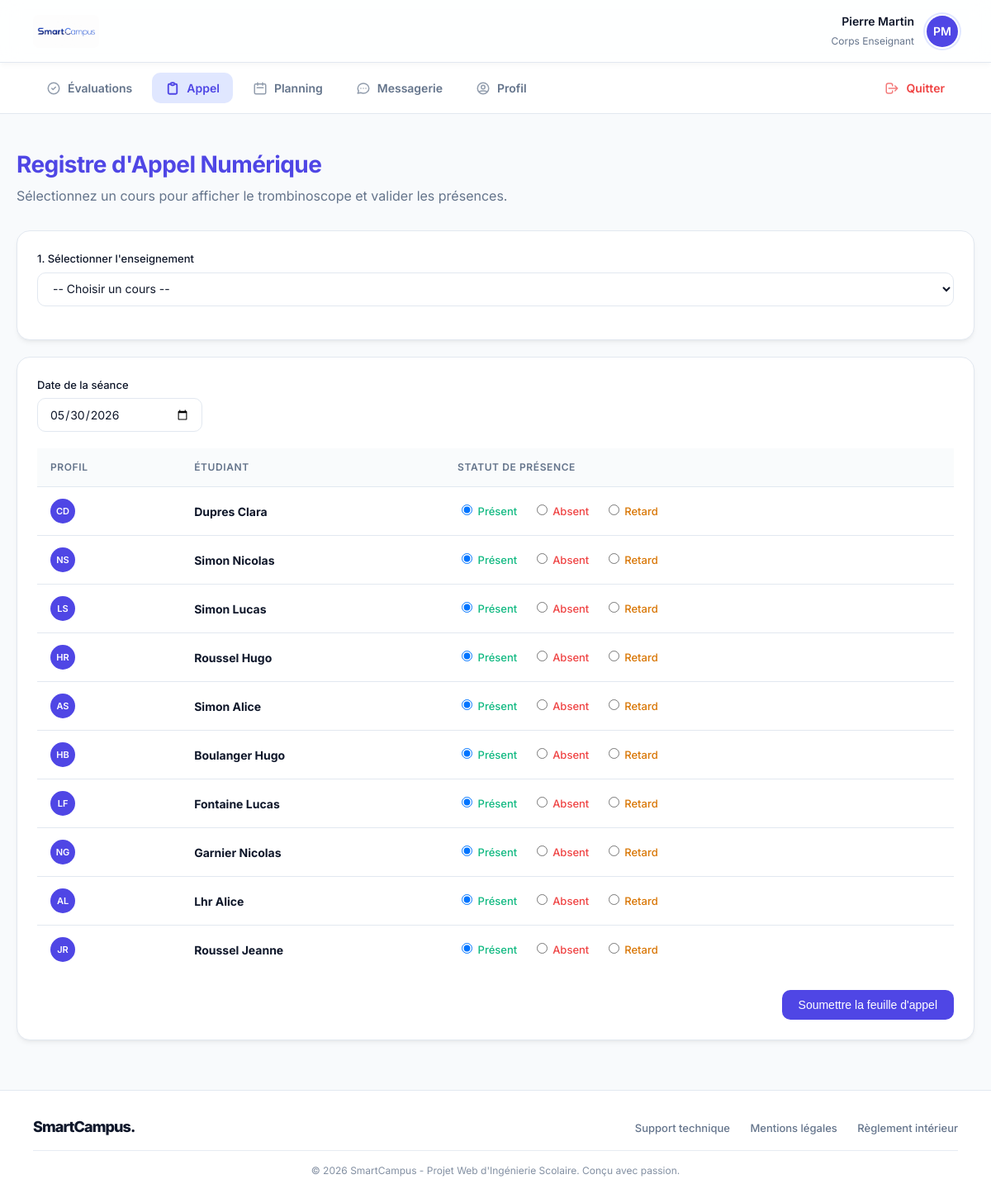
The app's page /faire_appel.php?cours_id=36 (signed in), older data.
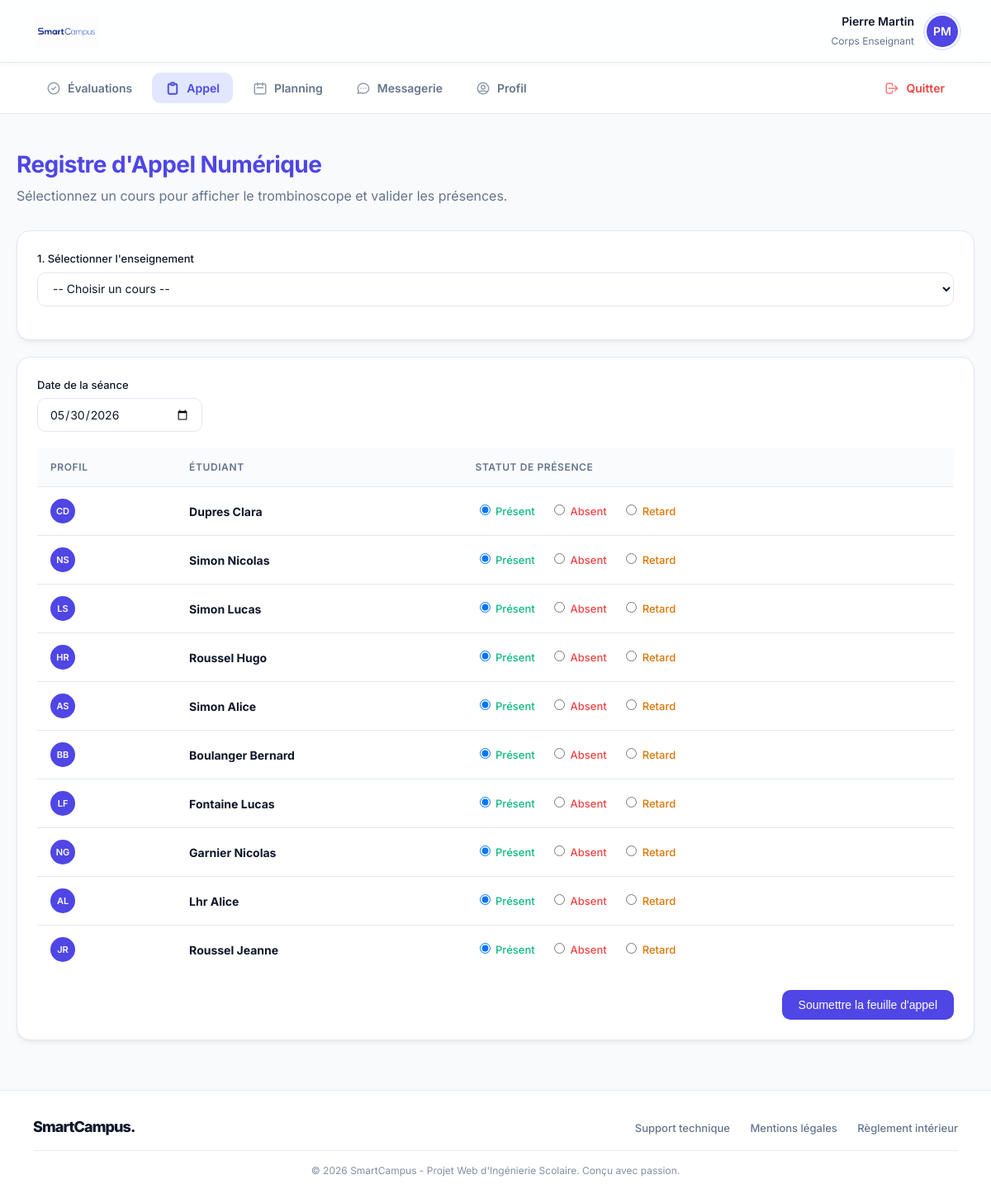
The same page, newer data.
### tables this page shows
CREATE TABLE utilisateurs (
        id INTEGER PRIMARY KEY AUTOINCREMENT,
        prenom TEXT NOT NULL,
        nom TEXT NOT NULL,
        email TEXT UNIQUE NOT NULL,
        role TEXT CHECK(role IN ('etudiant', 'professeur', 'administrateur')) NOT NULL,
        mot_de_passe_hash TEXT NOT NULL,
        statut_compte TEXT DEFAULT 'actif',
        groupe_id INTEGER,
        FOREIGN KEY(groupe_id) REFERENCES groupes(id) ON DELETE SET NULL
    );

### faire_appel.php (the view, shortened to what this page needs)
<?php
require_once 'db.php';
$c_sel = isset($_GET['cours_id']) ? intval($_GET['cours_id']) : null;
$eleves = [];
if ($c_sel) {
    $stmt_e = $db->prepare("SELECT id, nom, prenom FROM utilisateurs WHERE role = 'etudiant' AND groupe_id = (SELECT groupe_id FROM cours WHERE id = ?)");
    $stmt_e->execute([$c_sel]);
    $eleves = $stmt_e->fetchAll();
}
?>
<!DOCTYPE html>
<html lang="fr">
<head>
    <link rel="stylesheet" href="style.css">
</head>
<body>
    <?php include 'menu.php'; ?>
    <div class="container">
        <div style="margin-bottom: 30px;">
            <h1 style="color:var(--primary);">Registre d'Appel Numérique</h1>
            <p style="color:var(--text-muted); margin:0;">Sélectionnez un cours pour afficher le trombinoscope et valider les présences.</p>
        </div>
        <div class="card" style="margin-bottom:20px;">
            <form method="GET">
                <label>1. Sélectionner l'enseignement</label>
                <select name="cours_id" required onchange="this.form.submit()">
                    <option value="">-- Choisir un cours --</option>
                </select>
            </form>
        </div>
        <?php if($c_sel && !empty($eleves)): ?>
            <div class="card">
                <form method="POST">
                    <label>Date de la séance</label>
                    <input type="date" name="date_cours" value="<?= date('Y-m-d') ?>" required style="max-width:200px; margin-bottom:20px;">
                    <table>
                        <tr>
                            <th>Profil</th>
                            <th>Étudiant</th>
                            <th>Statut de présence</th>
                        </tr>
                        <?php foreach($eleves as $e):
                            $e_avatar = glob("uploads/avatars/avatar_" . $e['id'] . ".*");
                            $e_init = strtoupper(substr($e['prenom'],0,1) . substr($e['nom'],0,1));
                        ?>
                            <tr>
                                <td>
                                    <div class="avatar-small" style="width:30px; height:30px; font-size:11px; box-shadow:none;">
                                        <?php if(!empty($e_avatar)): ?>
                                            <img src="<?= $e_avatar[0] ?>" alt="Trombi">
                                        <?php else: ?>
                                            <?= $e_init ?>
                                        <?php endif; ?>
                                    </div>
                                </td>
                                <td><strong><?= htmlspecialchars($e['nom'].' '.$e['prenom']) ?></strong></td>
                                <td>
                                    <label style="display:inline; margin-right:15px; color:var(--success); cursor:pointer;">
                                        <input type="radio" name="statuts[<?= $e['id'] ?>]" value="present" checked> Présent
                                    </label>
                                    <label style="display:inline; margin-right:15px; color:var(--danger); cursor:pointer;">
                                        <input type="radio" name="statuts[<?= $e['id'] ?>]" value="absent"> Absent
                                    </label>
                                    <label style="display:inline; color:#d97706; cursor:pointer;">
                                        <input type="radio" name="statuts[<?= $e['id'] ?>]" value="retard"> Retard
                                    </label>
                                </td>
                            </tr>
                        <?php endforeach; ?>
                    </table>
                    <div style="display:flex; justify-content:flex-end; margin-top:20px;">
                        <button type="submit" class="btn-action">Soumettre la feuille d'appel</button>
                    </div>
                </form>
            </div>
        <?php endif; ?>
    </div>
    <?php include 'footer.php'; ?>
</body>
</html>

Row changes from the older to the newer data that the page shows:
changed utilisateurs: e_init "HB" → "BB"; nom+prenom "Boulanger Hugo" → "Boulanger Bernard"
